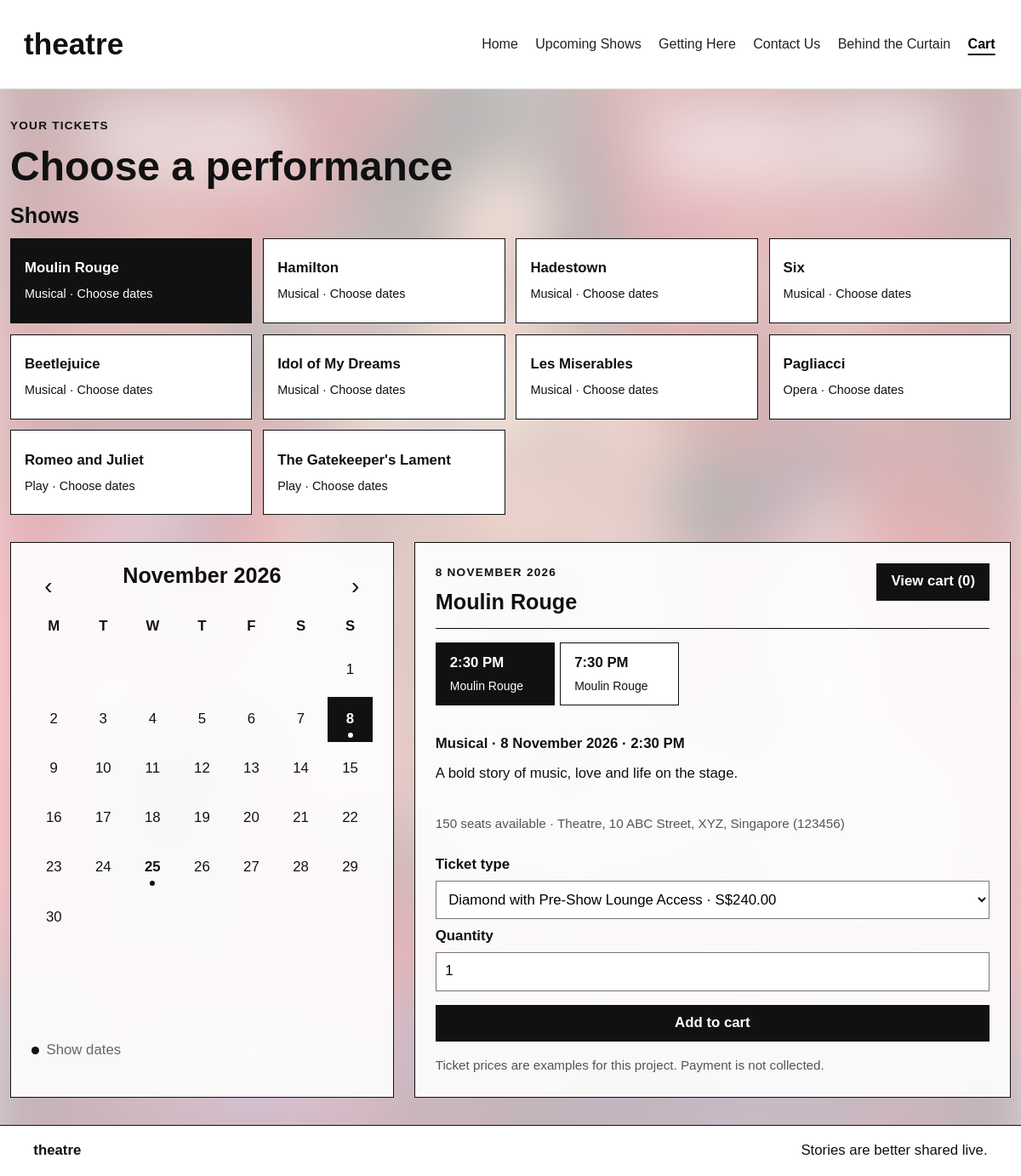
/php/cart.php, run on the app's committed database.
### tables this page shows
CREATE TABLE shows (
  id VARCHAR(80) PRIMARY KEY,
  title VARCHAR(200) NOT NULL,
  genre VARCHAR(100) NOT NULL,
  tagline TEXT NOT NULL,
  description TEXT NOT NULL,
  runtime VARCHAR(200) NOT NULL,
  venue VARCHAR(200) NOT NULL
);

CREATE TABLE performances (
  id INT AUTO_INCREMENT PRIMARY KEY,
  show_id VARCHAR(80) NOT NULL,
  performance_date DATE NOT NULL,
  performance_time TIME NOT NULL,
  seats_available INT NOT NULL DEFAULT 150,
  UNIQUE KEY show_performance (show_id, performance_date, performance_time),
  FOREIGN KEY (show_id) REFERENCES shows(id) ON DELETE CASCADE
);

### php/common.php (called while the page is built, shortened)
<?php
function e($value)
{
    return htmlspecialchars((string)$value, ENT_QUOTES, 'UTF-8');
}
function request_text($items, $name, $fallback = '')
{
    return isset($items[$name]) && is_string($items[$name]) ? trim($items[$name]) : $fallback;
}
function request_number($items, $name)
{
    if (!isset($items[$name]) || !is_scalar($items[$name])) {
        return 0;
    }
    $value = (string)$items[$name];
    return ctype_digit($value) ? (int)$value : 0;
}
function rows($result)
{
    return $result->fetch_all(MYSQLI_ASSOC);
}
function shows($db)
{
    $sql = "SELECT s.id, s.title, s.genre, s.tagline, s.description, s.runtime, s.venue,
                   a.image_path AS poster_image,
                   (SELECT MIN(p.performance_date) FROM performances p WHERE p.show_id = s.id) AS season_start,
                   (SELECT MAX(p.performance_date) FROM performances p WHERE p.show_id = s.id) AS season_end
            FROM shows s
            JOIN artwork a ON a.show_id = s.id AND a.image_type = 'poster'
            ORDER BY (FIELD(s.id, 'moulin-rouge', 'glass-room', 'after-the-rain', 'last-encore') = 0),
                     FIELD(s.id, 'moulin-rouge', 'glass-room', 'after-the-rain', 'last-encore'), s.title";
    return rows($db->query($sql));
}
function performances($db, $month = '', $showId = '', $date = '', $fromToday = false)
{
    $conditions = array("a.image_type = 'poster'");
    if (is_string($month) && $month && preg_match('/^\d{4}-\d{2}$/', $month)) {
        $month = $db->real_escape_string($month);
        $conditions[] = "DATE_FORMAT(p.performance_date, '%Y-%m') = '$month'";
    }
    if (is_string($showId) && $showId && preg_match('/^[a-z0-9-]+$/', $showId)) {
        $showId = $db->real_escape_string($showId);
        $conditions[] = "p.show_id = '$showId'";
    }
    if ($fromToday) {
        $conditions[] = 'p.performance_date >= CURDATE()';
    }
    $where = implode(' AND ', $conditions);
    $sql = "SELECT p.id, p.show_id, DATE_FORMAT(p.performance_date, '%Y-%m-%d') AS show_date,
                   TIME_FORMAT(p.performance_time, '%H:%i') AS show_time,
                   p.seats_available, s.title, s.genre, s.tagline, s.description, s.runtime, s.venue,
                   a.image_path AS poster_image
            FROM performances p
            JOIN shows s ON s.id = p.show_id
            JOIN artwork a ON a.show_id = s.id
            WHERE $where
            ORDER BY p.performance_date, p.performance_time, s.title";
    return rows($db->query($sql));
}
function ticket_types($db)
{
    return rows($db->query('SELECT id, name, price FROM ticket_types ORDER BY price DESC'));
}
function cart_count()
{
    $count = 0;
    return $count;
}
function date_text($date, $withYear = true)
{
    $format = $withYear ? 'j F Y' : 'j F';
    return date($format, strtotime($date));
}
function time_text($time)
{
    return date('g:i A', strtotime($time));
}

### php/cart.php (the view, shortened to what this page needs)
<?php
require_once __DIR__ . '/common.php';
$showList = shows($db);
$defaultShow = count($showList) ? $showList[0]['id'] : '';
$requestedPerformance = request_number($_GET, 'performance');
$requestedRow = $requestedPerformance ? performance_by_id($db, $requestedPerformance) : null;
$showFallback = $requestedRow ? $requestedRow['show_id'] : $defaultShow;
$showFilter = request_text($_GET, 'show', $showFallback);
$monthFallback = $requestedRow ? substr($requestedRow['show_date'], 0, 7) : date('Y-m');
$month = request_text($_GET, 'month', $monthFallback);
$monthDate = DateTime::createFromFormat('Y-m-d', $month . '-01');
$upcomingShows = performances($db, '', $showFilter, '', true);
if (!isset($_GET['month']) && !$requestedRow && count($upcomingShows)) {
    $month = substr($upcomingShows[0]['show_date'], 0, 7);
    $monthDate = DateTime::createFromFormat('Y-m-d', $month . '-01');
}
$dateFallback = $requestedRow ? $requestedRow['show_date'] : '';
$selectedDate = request_text($_GET, 'date', $dateFallback);
$dateObject = DateTime::createFromFormat('Y-m-d', $selectedDate);
if (!$dateObject || $dateObject->format('Y-m-d') !== $selectedDate || substr($selectedDate, 0, 7) !== $month) {
    $selectedDate = '';
}
if (!$selectedDate) {
    foreach ($upcomingShows as $row) {
        if (substr($row['show_date'], 0, 7) === $month) {
            $selectedDate = $row['show_date'];
            break;
        }
    }
}
$monthRows = performances($db, $month, $showFilter, '', true);
$dayRows = array();
foreach ($monthRows as $row) {
    if ($row['show_date'] === $selectedDate) {
        $dayRows[] = $row;
    }
}
$selectedPerformance = null;
if (!$selectedPerformance && count($dayRows)) {
    $selectedPerformance = $dayRows[0];
}
$previousMonth = clone $monthDate;
$previousMonth->modify('-1 month');
$nextMonth = clone $monthDate;
$nextMonth->modify('+1 month');
$monthDays = (int)$monthDate->format('t');
$offset = (int)$monthDate->format('N') - 1;
$ticketOptions = ticket_types($db);
include __DIR__ . '/header.php';
?>
<main class="checkout">
  <header class="page-head">
    <p class="eyebrow">Your tickets</p>
    <h1>Choose a performance</h1>
  </header>
  <section class="show-picker">
    <h2>Shows</h2>
    <div class="show-grid">
      <?php foreach ($showList as $show): ?>
        <a class="<?= $show['id'] === $showFilter ? 'show-button active' : 'show-button' ?>" href="cart.php?show=<?= e($show['id']) ?>">
          <strong><?= e($show['title']) ?></strong>
          <span><?= e($show['genre']) ?> · Choose dates</span>
        </a>
      <?php endforeach; ?>
    </div>
  </section>
    <div class="cal-layout checkout-layout">
    <section class="cal-left">
      <div class="month-head">
        <a class="month-btn" href="cart.php?month=<?= e($previousMonth->format('Y-m')) ?>&amp;show=<?= e($showFilter) ?>">‹</a>
        <h2><?= e($monthDate->format('F Y')) ?></h2>
        <a class="month-btn" href="cart.php?month=<?= e($nextMonth->format('Y-m')) ?>&amp;show=<?= e($showFilter) ?>">›</a>
      </div>
      <div class="weekdays">
        <span>M</span><span>T</span><span>W</span><span>T</span><span>F</span><span>S</span><span>S</span>
      </div>
      <div class="day-grid">
        <?php for ($blank = 0; $blank < $offset; $blank++): ?><span></span><?php endfor; ?>
        <?php for ($day = 1; $day <= $monthDays; $day++): ?>
          <?php
          $dateKey = $month . '-' . str_pad((string)$day, 2, '0', STR_PAD_LEFT);
          $marked = false;
          foreach ($monthRows as $row) {
              if ($row['show_date'] === $dateKey) {
                  $marked = true;
                  break;
              }
          }
          $selected = $dateKey === $selectedDate;
          $dayClass = $marked ? ($selected ? 'selected-show' : 'has-show') : ($selected ? 'selected' : 'day');
          ?>
          <a class="<?= $dayClass ?>" href="cart.php?month=<?= e($month) ?>&amp;date=<?= e($dateKey) ?>&amp;show=<?= e($showFilter) ?>"><?= $day ?></a>
        <?php endfor; ?>
      </div>
      <p class="dim"><span class="show-dot"></span> Show dates</p>
    </section>
    <section class="cal-right">
      <div class="checkout-head">
        <div>
          <p class="eyebrow"><?= e(date_text($selectedDate)) ?></p>
          <h2><?= $selectedPerformance ? e($selectedPerformance['title']) : 'Choose a show' ?></h2>
        </div>
        <button class="button solid" type="button" data-open="cartDialog">View cart (<?= cart_count() ?>)</button>
      </div>
      <?php if (count($dayRows) > 1): ?>
        <div class="time-tabs">
          <?php foreach ($dayRows as $row): ?>
            <a class="<?= (int)$row['id'] === (int)$selectedPerformance['id'] ? 'time-tab active' : 'time-tab' ?>"
               href="cart.php?month=<?= e($month) ?>&amp;date=<?= e($selectedDate) ?>&amp;show=<?= e($showFilter) ?>&amp;performance=<?= (int)$row['id'] ?>">
              <strong><?= e(time_text($row['show_time'])) ?></strong>
              <small><?= e($row['title']) ?></small>
            </a>
          <?php endforeach; ?>
        </div>
      <?php endif; ?>
      <?php if ($selectedPerformance): ?>
        <div class="ticket">
          <p class="performance"><?= e($selectedPerformance['genre']) ?> · <?= e(date_text($selectedPerformance['show_date'])) ?> · <?= e(time_text($selectedPerformance['show_time'])) ?></p>
          <p><?= e($selectedPerformance['tagline']) ?></p>
          <p class="note"><?= (int)$selectedPerformance['seats_available'] ?> seats available · <?= e($selectedPerformance['venue']) ?></p>
          <form class="ticket-form" method="post" action="cart.php" novalidate>
            <label for="ticketType">Ticket type</label>
            <select id="ticketType" name="ticket_type_id" required>
              <?php foreach ($ticketOptions as $ticket): ?>
                <option value="<?= (int)$ticket['id'] ?>"><?= e($ticket['name']) ?> · <?= e(money($ticket['price'])) ?></option>
              <?php endforeach; ?>
            </select>
            <label for="quantity">Quantity</label>
            <input id="quantity" name="quantity" type="number" min="1" max="10" value="1" required>
            <button class="button solid" type="submit">Add to cart</button>
          </form>
          <p class="note">Ticket prices are examples for this project. Payment is not collected.</p>
        </div>
      <?php else: ?>
        <div class="calendar-empty">No performance is scheduled on this date. Choose a marked date or another show.</div>
      <?php endif; ?>
    </section>
  </div>
</main>
<?php include __DIR__ . '/footer.php'; ?>

### data on the page
shows: title "Moulin Rouge", genre "Musical", tagline "A bold story of music, love and life on the stage.", venue "Theatre, 10 ABC Street, XYZ, Singapore (123456)"
shows: title "Hamilton", genre "Musical"
shows: title "Hadestown", genre "Musical"
shows: title "Six", genre "Musical"
shows: title "Beetlejuice", genre "Musical"
shows: title "Idol of My Dreams", genre "Musical"
shows: title "Les Miserables", genre "Musical"
shows: title "Pagliacci", genre "Opera"
shows: title "Romeo and Juliet", genre "Play"
shows: title "The Gatekeeper's Lament", genre "Play"
performances: show_time "2:30 PM", show.title "Moulin Rouge", seats_available "150"
performances: show_time "7:30 PM", show.title "Moulin Rouge"

### other printed values
$monthDate->format('F Y') "November 2026"
date_text($selectedDate) "8 NOVEMBER 2026"
cart_count() "0"
date_text($selectedPerformance['show_date']) "8 November 2026"
time_text($selectedPerformance['show_time']) "2:30 PM"
form field ticket_type_id "Diamond with Pre-Show Lounge Access · S$240.00"
